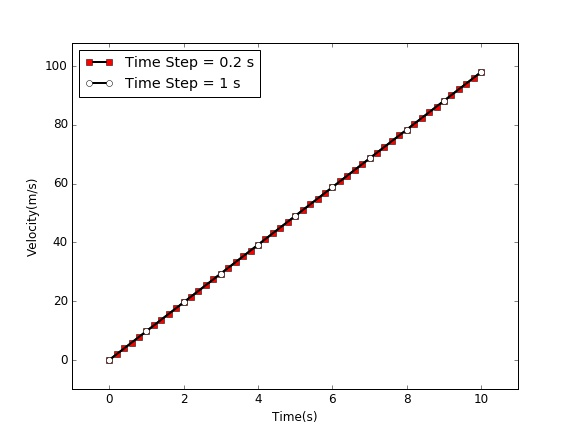

This figure's Python source:
# Author  : LIN Chun ([email redacted])
# Date    : 2016-06-05 12:59:29

from pylab import *
import pickle

v = []
v1 = [0]
t = [0]
t1 = [0]
g = 9.8
time = 10
n = 0
dt = 0
dt1 = 0.2
n1 = int(time/dt1)

def initialize():
    global n, dt
    v.append(float(raw_input('Input initial velocity v(0):')))
    dt = float(raw_input('Input time step:'))
    n = int(time / dt)
    return 0

def calculate():
    for i in range(1, n+1):
        v.append(v[i - 1] + g*dt)
        t.append(t[i - 1] + dt)
    for i in range(1, n1+1):
        v1.append(v1[i - 1] + g*dt1)
        t1.append(t1[i - 1] + dt1)
    return 0

def store():
    pickle_file = open("A4.pkl", "w")
    pickle.dump(t, pickle_file)
    pickle.dump(v, pickle_file)
    return 0

def read():
    pickle_file = open("A4.pkl", "r")
    t = pickle.load(pickle_file)
    v = pickle.load(pickle_file)
    print t
    print v

initialize()
calculate()
store()
read()

plot(t1, v1, color='black', linewidth=2.0, linestyle='-', marker='s', markerfacecolor="red", markeredgecolor="black", label="Time Step = 0.2 s")
xlabel('Time(s)')
ylabel('Velocity(m/s)')
margins(0.1,0.1)
plot(t, v, color='black', linewidth=2, linestyle='-', marker='o', markerfacecolor="white", markeredgecolor="black", label="Time Step = %g s" %(dt))

legend(loc="upper left")
# scatter(t, v)
savefig("A4.jpg", dpi=72)
show()


		
